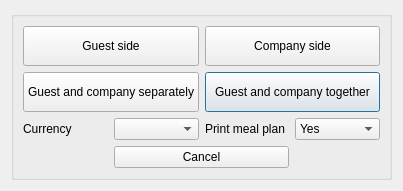
<?xml version="1.0" encoding="UTF-8"?>
<ui version="4.0">
 <class>DlgInvoicePrintOption</class>
 <widget class="QDialog" name="DlgInvoicePrintOption">
  <property name="geometry">
   <rect>
    <x>0</x>
    <y>0</y>
    <width>403</width>
    <height>179</height>
   </rect>
  </property>
  <property name="windowTitle">
   <string>Printing options</string>
  </property>
  <layout class="QVBoxLayout" name="verticalLayout">
   <item>
    <widget class="QGroupBox" name="gb">
     <property name="title">
      <string/>
     </property>
     <layout class="QGridLayout" name="gridLayout">
      <item row="1" column="2" colspan="2">
       <widget class="QPushButton" name="pushButton_4">
        <property name="minimumSize">
         <size>
          <width>0</width>
          <height>40</height>
         </size>
        </property>
        <property name="focusPolicy">
         <enum>Qt::ClickFocus</enum>
        </property>
        <property name="text">
         <string>Guest and company together</string>
        </property>
       </widget>
      </item>
      <item row="1" column="0" colspan="2">
       <widget class="QPushButton" name="pushButton_3">
        <property name="minimumSize">
         <size>
          <width>0</width>
          <height>40</height>
         </size>
        </property>
        <property name="focusPolicy">
         <enum>Qt::ClickFocus</enum>
        </property>
        <property name="text">
         <string>Guest and company separately</string>
        </property>
       </widget>
      </item>
      <item row="2" column="0">
       <widget class="QLabel" name="label">
        <property name="text">
         <string>Currency</string>
        </property>
       </widget>
      </item>
      <item row="0" column="0" colspan="2">
       <widget class="QPushButton" name="pushButton">
        <property name="minimumSize">
         <size>
          <width>0</width>
          <height>40</height>
         </size>
        </property>
        <property name="focusPolicy">
         <enum>Qt::ClickFocus</enum>
        </property>
        <property name="text">
         <string>Guest side</string>
        </property>
       </widget>
      </item>
      <item row="2" column="1">
       <widget class="QComboBox" name="cbCurrency"/>
      </item>
      <item row="2" column="2">
       <widget class="QLabel" name="label_2">
        <property name="text">
         <string>Print meal plan</string>
        </property>
       </widget>
      </item>
      <item row="2" column="3">
       <widget class="QComboBox" name="cbPrintMeal">
        <property name="currentIndex">
         <number>0</number>
        </property>
        <item>
         <property name="text">
          <string>Yes</string>
         </property>
        </item>
        <item>
         <property name="text">
          <string>No</string>
         </property>
        </item>
       </widget>
      </item>
      <item row="0" column="2" colspan="2">
       <widget class="QPushButton" name="pushButton_2">
        <property name="minimumSize">
         <size>
          <width>0</width>
          <height>40</height>
         </size>
        </property>
        <property name="focusPolicy">
         <enum>Qt::ClickFocus</enum>
        </property>
        <property name="text">
         <string>Company side</string>
        </property>
       </widget>
      </item>
      <item row="3" column="1" colspan="2">
       <widget class="QPushButton" name="btnCancel">
        <property name="focusPolicy">
         <enum>Qt::ClickFocus</enum>
        </property>
        <property name="text">
         <string>Cancel</string>
        </property>
       </widget>
      </item>
     </layout>
    </widget>
   </item>
  </layout>
 </widget>
 <resources/>
 <connections/>
</ui>
